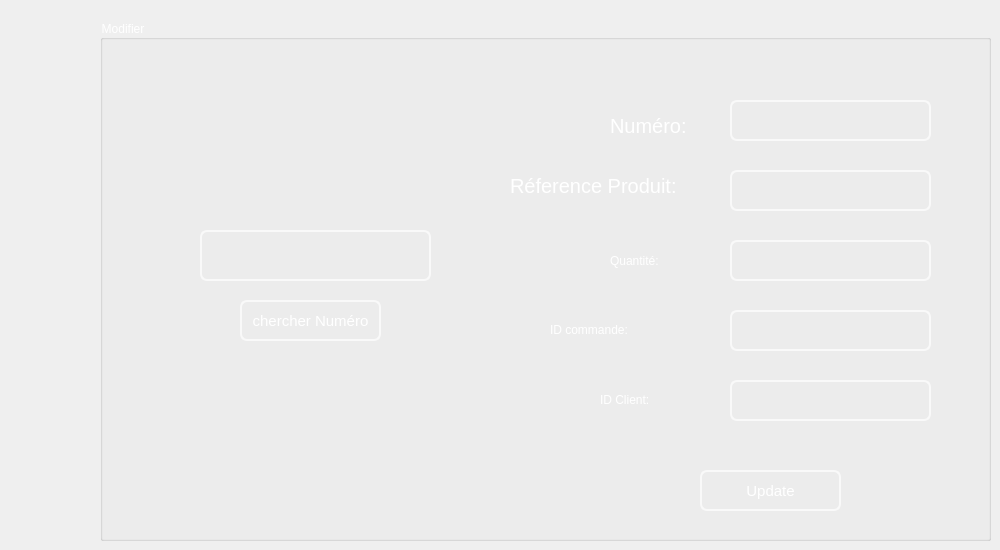
     <widget class="QWidget" name="tab_18">
      <attribute name="title">
       <string>Modifier </string>
      </attribute>
      <widget class="QGroupBox" name="groupBox_11">
       <property name="geometry">
        <rect>
         <x>100</x>
         <y>20</y>
         <width>891</width>
         <height>521</height>
        </rect>
       </property>
       <property name="styleSheet">
        <string notr="true">
font: 75 15pt &quot;MS Shell Dlg 2&quot;;
color:white</string>
       </property>
       <property name="title">
        <string>Modifier</string>
       </property>
       <widget class="QPushButton" name="pb_modifier_achat">
        <property name="geometry">
         <rect>
          <x>600</x>
          <y>450</y>
          <width>141</width>
          <height>41</height>
         </rect>
        </property>
        <property name="styleSheet">
         <string notr="true">QPushButton{

color: white;
background-color:Transparent;;
border-width: 2px;
border-color: #F9F9F9;
border-style: solid;
border-radius: 7;
padding: 3px;
font-size: 15px;


}
QPushButton:focus
{border:2px solid #FBAD25;
}</string>
        </property>
        <property name="text">
         <string>Update</string>
        </property>
       </widget>
       <widget class="QLineEdit" name="numero_mod_achat">
        <property name="geometry">
         <rect>
          <x>630</x>
          <y>80</y>
          <width>201</width>
          <height>41</height>
         </rect>
        </property>
        <property name="styleSheet">
         <string notr="true">QLineEdit{
color: white;
background-color:Transparent;;
border-width: 2px;
border-color: #F9F9F9;
border-style: solid;
border-radius: 7;
padding: 3px;
font-size: 15px;

}
QLineEdit:focus
{border:2px solid #FBAD25;
}</string>
        </property>
       </widget>
       <widget class="QLineEdit" name="ref_produit_mod_achat">
        <property name="geometry">
         <rect>
          <x>630</x>
          <y>150</y>
          <width>201</width>
          <height>41</height>
         </rect>
        </property>
        <property name="styleSheet">
         <string notr="true">QLineEdit{
color: white;
background-color:Transparent;;
border-width: 2px;
border-color: #F9F9F9;
border-style: solid;
border-radius: 7;
padding: 3px;
font-size: 15px;

}
QLineEdit:focus
{border:2px solid #FBAD25;
}</string>
        </property>
       </widget>
       <widget class="QLineEdit" name="quantite_mod_achat">
        <property name="geometry">
         <rect>
          <x>630</x>
          <y>220</y>
          <width>201</width>
          <height>41</height>
         </rect>
        </property>
        <property name="styleSheet">
         <string notr="true">QLineEdit{
color: white;
background-color:Transparent;;
border-width: 2px;
border-color: #F9F9F9;
border-style: solid;
border-radius: 7;
padding: 3px;
font-size: 15px;

}
QLineEdit:focus
{border:2px solid #FBAD25;
}</string>
        </property>
       </widget>
       <widget class="QLineEdit" name="cmd_mod_achat">
        <property name="geometry">
         <rect>
          <x>630</x>
          <y>290</y>
          <width>201</width>
          <height>41</height>
         </rect>
        </property>
        <property name="styleSheet">
         <string notr="true">QLineEdit{
color: white;
background-color:Transparent;;
border-width: 2px;
border-color: #F9F9F9;
border-style: solid;
border-radius: 7;
padding: 3px;
font-size: 15px;

}
QLineEdit:focus
{border:2px solid #FBAD25;
}</string>
        </property>
       </widget>
       <widget class="QLabel" name="label_45">
        <property name="geometry">
         <rect>
          <x>410</x>
          <y>150</y>
          <width>221</width>
          <height>31</height>
         </rect>
        </property>
        <property name="font">
         <font>
          <family>MS Shell Dlg 2</family>
          <pointsize>15</pointsize>
          <weight>9</weight>
          <italic>false</italic>
          <bold>false</bold>
         </font>
        </property>
        <property name="text">
         <string>Réference Produit:</string>
        </property>
       </widget>
       <widget class="QLabel" name="label_48">
        <property name="geometry">
         <rect>
          <x>510</x>
          <y>220</y>
          <width>101</width>
          <height>41</height>
         </rect>
        </property>
        <property name="text">
         <string>Quantité:</string>
        </property>
       </widget>
       <widget class="QPushButton" name="pb_chercher_2">
        <property name="geometry">
         <rect>
          <x>140</x>
          <y>280</y>
          <width>141</width>
          <height>41</height>
         </rect>
        </property>
        <property name="styleSheet">
         <string notr="true">QPushButton{

color: white;
background-color:Transparent;;
border-width: 2px;
border-color: #F9F9F9;
border-style: solid;
border-radius: 7;
padding: 3px;
font-size: 15px;


}
QPushButton:focus
{border:2px solid #FBAD25;
}</string>
        </property>
        <property name="text">
         <string>chercher Numéro</string>
        </property>
       </widget>
       <widget class="QLineEdit" name="la_recherche_achat">
        <property name="geometry">
         <rect>
          <x>100</x>
          <y>210</y>
          <width>231</width>
          <height>51</height>
         </rect>
        </property>
        <property name="styleSheet">
         <string notr="true">QLineEdit{
color: white;
background-color:Transparent;;
border-width: 2px;
border-color: #F9F9F9;
border-style: solid;
border-radius: 7;
padding: 3px;
font-size: 15px;

}
QLineEdit:focus
{border:2px solid #FBAD25;
}</string>
        </property>
       </widget>
       <widget class="QLineEdit" name="idclient_mod_achat">
        <property name="geometry">
         <rect>
          <x>630</x>
          <y>360</y>
          <width>201</width>
          <height>41</height>
         </rect>
        </property>
        <property name="styleSheet">
         <string notr="true">QLineEdit{
color: white;
background-color:Transparent;;
border-width: 2px;
border-color: #F9F9F9;
border-style: solid;
border-radius: 7;
padding: 3px;
font-size: 15px;

}
QLineEdit:focus
{border:2px solid #FBAD25;
}</string>
        </property>
       </widget>
       <widget class="QLabel" name="label_50">
        <property name="geometry">
         <rect>
          <x>500</x>
          <y>370</y>
          <width>171</width>
          <height>20</height>
         </rect>
        </property>
        <property name="text">
         <string>ID Client:</string>
        </property>
       </widget>
       <widget class="QLabel" name="label_51">
        <property name="geometry">
         <rect>
          <x>450</x>
          <y>300</y>
          <width>171</width>
          <height>20</height>
         </rect>
        </property>
        <property name="text">
         <string>ID commande:</string>
        </property>
       </widget>
       <widget class="QLabel" name="label_46">
        <property name="geometry">
         <rect>
          <x>510</x>
          <y>90</y>
          <width>221</width>
          <height>31</height>
         </rect>
        </property>
        <property name="font">
         <font>
          <family>MS Shell Dlg 2</family>
          <pointsize>15</pointsize>
          <weight>9</weight>
          <italic>false</italic>
          <bold>false</bold>
         </font>
        </property>
        <property name="text">
         <string>Numéro:</string>
        </property>
       </widget>
      </widget>
     </widget>
